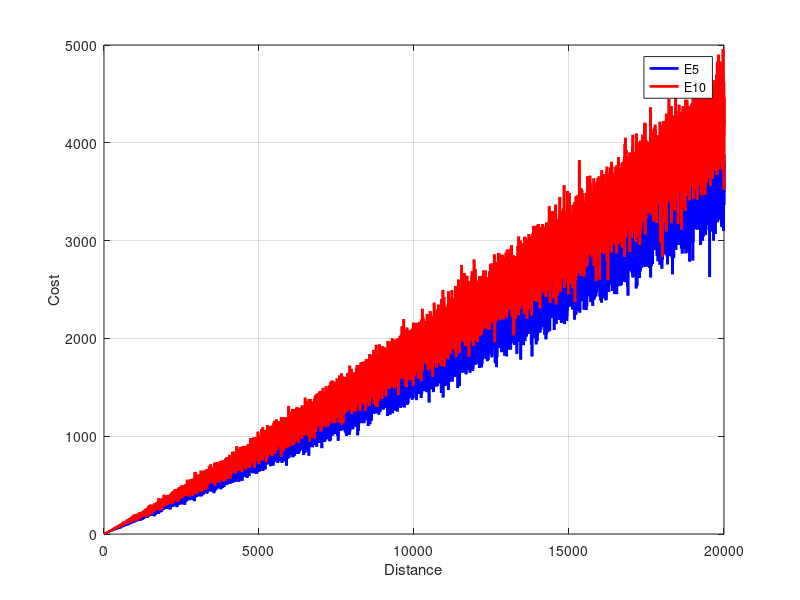
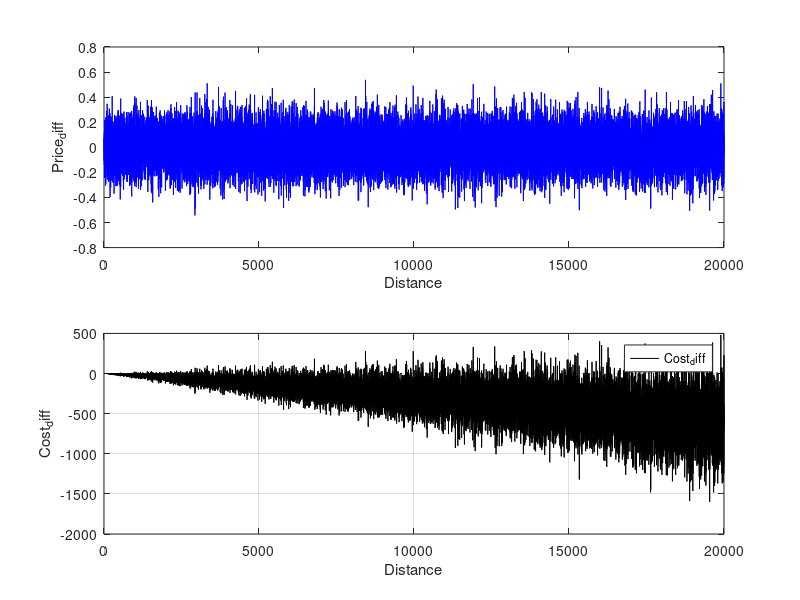

Recreate these plots in MATLAB, in order.
clear
clc

D = 1:20000;


mpg_E5 = 10.09;


mpg_E10 = 11.77;


R1_initial = 1.4;
R2_initial = 1.4;
R1_final = 1.8;
R2_final = 1.8;


deltaR1 = randn(size(D)) * 0.1; 
deltaR2 = randn(size(D)) * 0.1;


P1 = zeros(size(D));
P2 = zeros(size(D));

for i = 1:length(D)
    
    R1 = R1_initial + (R1_final - R1_initial) * (D(i) / max(D)) + deltaR1(i);
    R2 = R2_initial + (R2_final - R2_initial) * (D(i) / max(D)) + deltaR2(i);
    
    Price_diff(i) = R1-R2;

    P1(i) = (D(i) / 100) * mpg_E5 * R1;
    P2(i) = (D(i) / 100) * mpg_E10 * R2;

    Cost_Diff(i) = P1(i) - P2(i);
end


figure;
plot(D, P1, 'b-', 'LineWidth', 2, 'DisplayName', 'E5');
hold on;
plot(D, P2, 'r-', 'LineWidth', 2, 'DisplayName', 'E10');
xlabel('Distance');
ylabel('Cost');
legend;
grid on;

figure;
subplot(2,1,1)
plot(D,Price_diff,'b-','DisplayName','price_diff');
xlabel('Distance');
ylabel('Price_diff');

subplot(2,1,2)
plot(D, Cost_Diff, 'k-','DisplayName', 'Cost_diff');
xlabel('Distance');
ylabel('Cost_diff');
legend;
grid on;